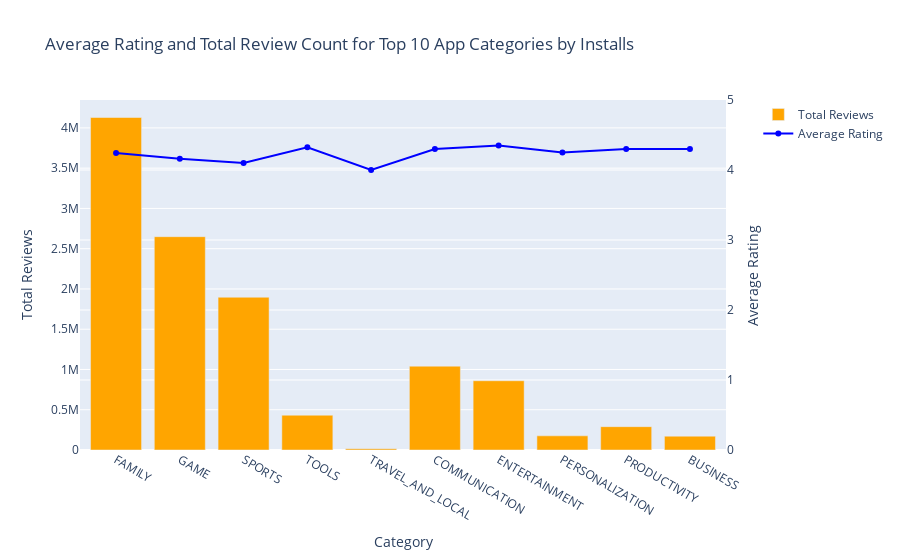

The cell this chart's notebook holds for it:
### Code cell
# Create columns for month and year
play_store_data['Last_Updated_Month'] = play_store_data['Last Updated'].dt.month_name()
play_store_data['Last_Updated_Year'] = play_store_data['Last Updated'].dt.year

# Filter the data based on the specified conditions
filtered_data = play_store_data[
    (play_store_data['Rating'] >= 4.0) &  # Average rating >= 4.0
    (play_store_data['Installs'] >= 10000000) &  # Size >= 10M installs
    (play_store_data['Last_Updated_Month'] == 'January')  # Last update in January
]

# Group the data by 'Category' and calculate the mean rating and total reviews
category_grouped = filtered_data.groupby('Category').agg(
    Average_Rating=('Rating', 'mean'),
    Total_Reviews=('Reviews', 'sum'),
    Total_Installs=('Installs', 'sum')
).reset_index()

# Sort by installs and pick the top 10 categories
top_10_categories = category_grouped.sort_values(by='Total_Installs', ascending=False).head(10)

# Ensure the graph only displays between 10 AM to 5 PM
current_time = dt.datetime.now().time()
if current_time >= dt.time(10, 0) and current_time <= dt.time(17, 0):
    # Create the figure
    fig2 = go.Figure()

    # Bar for Total Reviews
    fig2.add_trace(
        go.Bar(x=top_10_categories['Category'], y=top_10_categories['Total_Reviews'], 
               name="Total Reviews", yaxis='y', marker_color='orange')
    )

    # Line for Average Rating (scaled differently)
    fig2.add_trace(
        go.Scatter(x=top_10_categories['Category'], y=top_10_categories['Average_Rating'], 
                   name="Average Rating", yaxis='y2', marker=dict(color='blue'), mode='lines+markers')
    )

    # Update layout for dual y-axes
    fig2.update_layout(
        title="Average Rating and Total Review Count for Top 10 App Categories by Installs",
        xaxis=dict(title="Category"),
        yaxis=dict(title="Total Reviews", side='left'),
        yaxis2=dict(title="Average Rating", overlaying='y', side='right', range=[0, 5]),  # Scaling for rating (0-5)
        legend=dict(x=1.05, y=1, xanchor='left')
    )
    
    fig2.show()
else:
    print("The graph can only be displayed between 10 AM and 5 PM.")

### Figure 1 — Plotly figure (JSON) as saved in the notebook; plotly's stock layout.template omitted (floating-point values rounded to 4 significant figures)
{"data": [{"marker": {"color": "orange"}, "name": "Total Reviews", "type": "bar", "x": ["FAMILY", "GAME", "SPORTS", "TOOLS", "TRAVEL_AND_LOCAL", "COMMUNICATION", "ENTERTAINMENT", "PERSONALIZATION", "PRODUCTIVITY", "BUSINESS"], "y": [4129201, 2649104, 1896820, 432074, 16101, 1041048, 860143, 175823, 289752, 171771], "yaxis": "y"}, {"marker": {"color": "blue"}, "mode": "lines+markers", "name": "Average Rating", "type": "scatter", "x": ["FAMILY", "GAME", "SPORTS", "TOOLS", "TRAVEL_AND_LOCAL", "COMMUNICATION", "ENTERTAINMENT", "PERSONALIZATION", "PRODUCTIVITY", "BUSINESS"], "y": [4.244, 4.162, 4.1, 4.325, 4, 4.3, 4.35, 4.25, 4.3, 4.3], "yaxis": "y2"}], "layout": {"legend": {"x": 1.05, "xanchor": "left", "y": 1}, "title": {"text": "Average Rating and Total Review Count for Top 10 App Categories by Installs"}, "xaxis": {"title": {"text": "Category"}}, "yaxis": {"side": "left", "title": {"text": "Total Reviews"}}, "yaxis2": {"overlaying": "y", "range": [0, 5], "side": "right", "title": {"text": "Average Rating"}}}}
